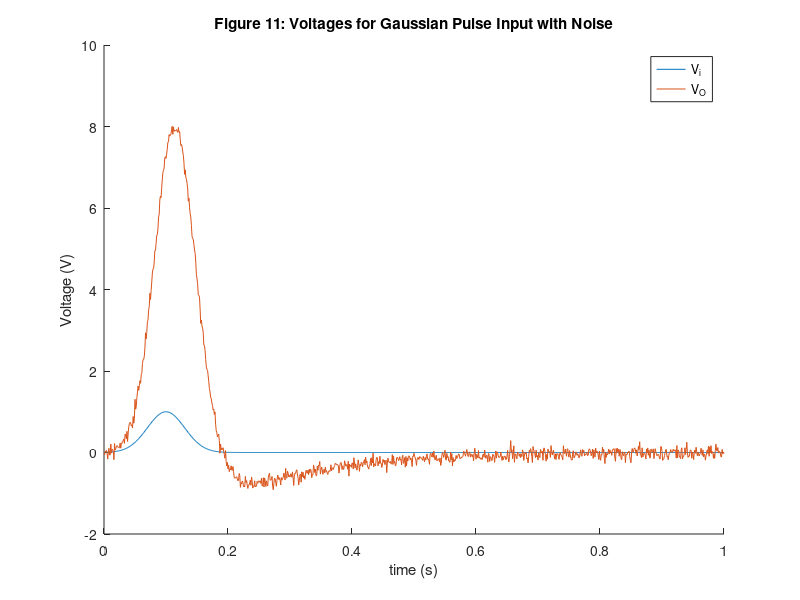
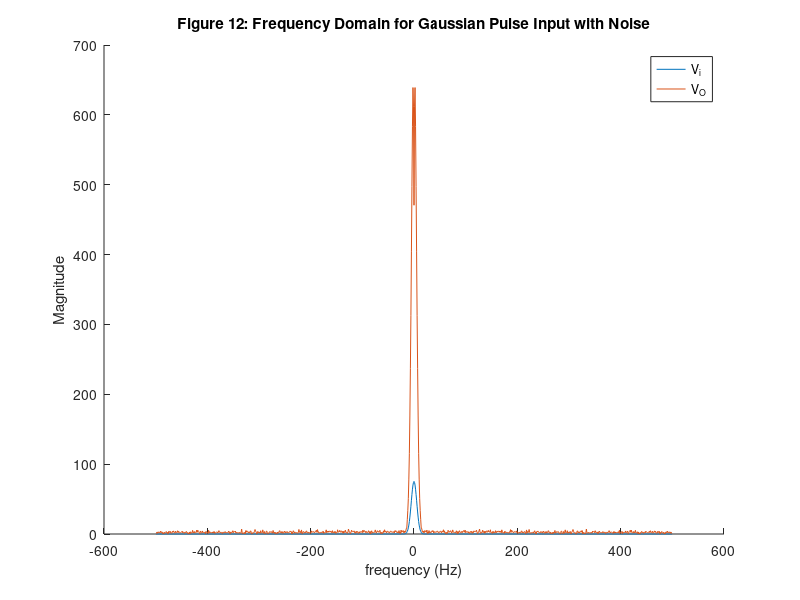
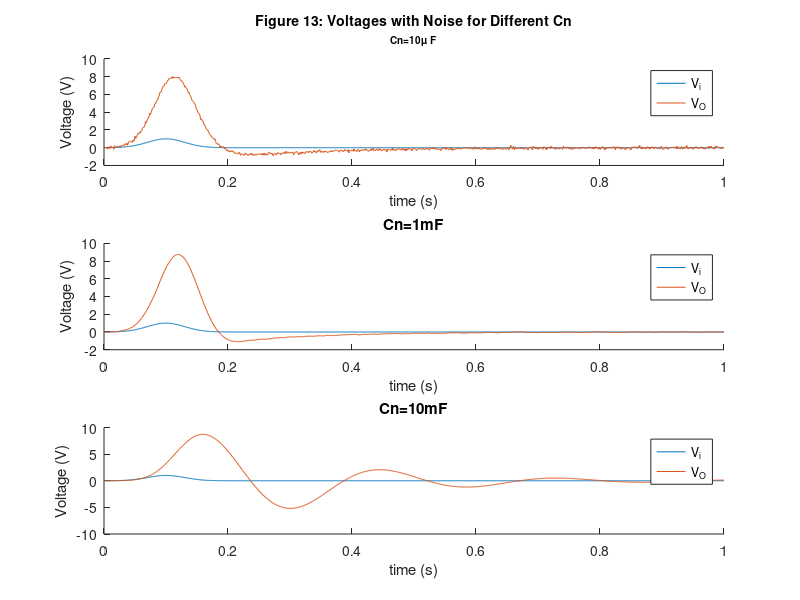
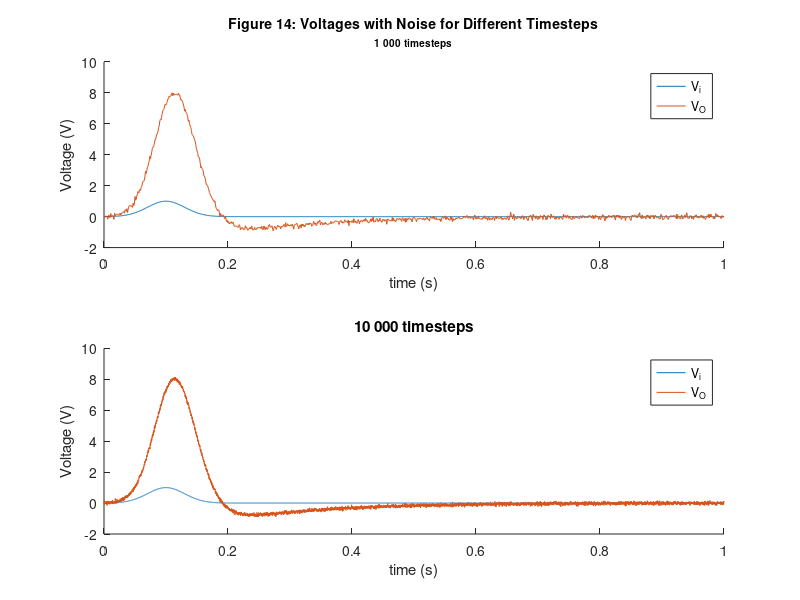

MATLAB code for these plots, in order:
% close all;
% clear all;
% clc;

% Parameters
R1 = 1;
R2 = 2;
R3 = 10;
R4 = 0.1;
RO = 1000;
C1 = 0.25;
L1 = 0.2;
alpha = 100;
Cn = 0.00001;

% V = [ V1; V2; V3; V4; V5; IL; In]
Vin=1;
G=zeros(6);
C=zeros(6);

%% V1
G(1,:)=[1 0 0 0 0 0]; % V1
C(1,:)=[0 0 0 0 0 0]; % V1

%% V2
G(2,:)=[(-1/R1) (1/R2+1/R1) 0 0 0 1]; 
C(2,:)=[-C1 +C1 0 0 0 0];

%% V3
G(3,:)=[0 0 1/R3 0 0 -1]; 
C(3,:)=[0 0 Cn 0 0 0]; 

%% V4
G(4,:)=[0 0 -1*alpha/R3 1 0 0]; 
C(4,:)=[0 0 0 0 0 0]; 

%% V5
G(5,:)=[0 0 0 -1/R4 (1/R4+1/RO) 0]; 
C(5,:)=[0 0 0 0 0 0];

%% V6
G(6,:)=[0 -1 1 0 0 0]; 
C(6,:)=[0 0 0 0 0 L1]; 


C

%% Q3
% C(2,:)=[-C1 +C1 0 0 0 0 0];
% F=[Vin; 0; 0; 0; 0; 0; 0];
% Vinit=G\F;

C(2,:)=[-C1 +C1 0 0 0 0];
timesteps=1000;
fulltime=1;
stepsize=fulltime/timesteps;
fs_Q2=1/stepsize;
n_Q2=timesteps+1;
fD_Q2=(-(n_Q2-1)/2:(n_Q2-1)/2)*(fs_Q2/n_Q2);
% initial
Data_Q2=zeros(3,3,timesteps+1);
Vold=[1; 0; 0; 0; 0; 0];

input_Q3=zeros(3,timesteps+1);
f_B=1/0.03;
for inputtype=1:3
    for ii=1:timesteps
        input_Q3(inputtype,ii)=exp(-(ii*stepsize-0.1)^2/(2*0.03^2));
    end
end

for inputtype=1:3

    if(inputtype==1)
        Cn_mod=Cn;
    elseif(inputtype==2)
        Cn_mod=Cn*100;
    else
        Cn_mod=Cn*1000;
    end
    C(3,:)=[0 0 Cn_mod 0 0 0]; 
    Vold=[0; 0; 0; 0; 0; 0];

    for ii=1:timesteps
        
        Vin=input_Q3(inputtype,ii);

        In=0.001*randn();
        F=[Vin; 0; -In; 0; 0; 0];
        Data_Q2(inputtype,1,ii+1)=ii*stepsize;
        Data_Q2(inputtype,2,ii+1)=Vin;
        
        A=C/stepsize+G;
        V=(A)\(C*Vold/stepsize+F);
        Data_Q2(inputtype,3,ii+1)=V(5);

        Vold=V;
    end
    
end
C(3,:)=[0 0 Cn 0 0 0]; 

jj=1;
Data_Q2_1=zeros(3,timesteps+1);
Data_Q2_1(:,:)=Data_Q2(jj,:,:);
figure(11)
hold on;
plot(Data_Q2_1(1,:),Data_Q2_1(2,:));
plot(Data_Q2_1(1,:),Data_Q2_1(3,:));
hold off;
legend('V_i','V_O');
title('Figure 11: Voltages for Gaussian Pulse Input with Noise');
ylabel('Voltage (V)');
xlabel('time (s)');

figure(12)
X=fft(Data_Q2_1(2,:));
Y=fft(Data_Q2_1(3,:));
hold on;
plot(fD_Q2,fftshift(abs(X)));
plot(fD_Q2,fftshift(abs(Y)));
hold off;
legend('V_i','V_O');
title('Figure 12: Frequency Domain for Gaussian Pulse Input with Noise');
ylabel('Magnitude');
xlabel('frequency (Hz)');

jj=1;
Data_Q2_1=zeros(3,timesteps+1);
Data_Q2_1(:,:)=Data_Q2(jj,:,:);
figure(13)
subplot(3,1,1)
hold on;
plot(Data_Q2_1(1,:),Data_Q2_1(2,:));
plot(Data_Q2_1(1,:),Data_Q2_1(3,:));
hold off;
legend('V_i','V_O');
title({'\fontsize{14}Figure 13: Voltages with Noise for Different Cn'; '\fontsize{10}Cn=10\mu F'});
ylabel('Voltage (V)');
xlabel('time (s)');

jj=2;
Data_Q2_2=zeros(3,timesteps+1);
Data_Q2_2(:,:)=Data_Q2(jj,:,:);
subplot(3,1,2)
hold on;
plot(Data_Q2_2(1,:),Data_Q2_2(2,:));
plot(Data_Q2_2(1,:),Data_Q2_2(3,:));
hold off;
legend('V_i','V_O');
title('Cn=1mF');
ylabel('Voltage (V)');
xlabel('time (s)');

jj=3;
Data_Q2_3=zeros(3,timesteps+1);
Data_Q2_3(:,:)=Data_Q2(jj,:,:);
subplot(3,1,3)
hold on;
plot(Data_Q2_3(1,:),Data_Q2_3(2,:));
plot(Data_Q2_3(1,:),Data_Q2_3(3,:));
hold off;
legend('V_i','V_O');
title('Cn=10mF');
ylabel('Voltage (V)');
xlabel('time (s)');


% figure(14)
% subplot(3,1,1)
% X=fft(Data_Q2_1(2,:));
% Y=fft(Data_Q2_1(3,:));
% hold on;
% plot(fftshift(abs(X)));
% plot(fftshift(abs(Y)));
% hold off;
% legend('V_i','V_O');
% title('Figure 8: Frequency Domain for Step Input');
% ylabel('Magnitude');
% xlabel('frequency (Hz)');
% 
% %figure(9)
% subplot(3,1,2)
% X=fft(Data_Q2_2(2,:));
% Y=fft(Data_Q2_2(3,:));
% hold on;
% plot(fftshift(abs(X)));
% plot(fftshift(abs(Y)));
% hold off;
% legend('V_i','V_O');
% title('Figure 9: Frequency Domain for Sinusoidal Input with f=33.3Hz');
% ylabel('Magnitude');
% xlabel('frequency (Hz)');
% 
% %figure(10)
% subplot(3,1,3)
% X=fft(Data_Q2_3(2,:));
% Y=fft(Data_Q2_3(3,:));
% hold on;
% plot(fftshift(abs(X)));
% plot(fftshift(abs(Y)));
% hold off;
% legend('V_i','V_O');
% title('Figure 10: Frequency Domain for Gaussian Pulse Input');
% ylabel('Magnitude');
% xlabel('frequency (Hz)');



%% Q3d Change Step
% C(2,:)=[-C1 +C1 0 0 0 0 0];
% F=[Vin; 0; 0; 0; 0; 0; 0];
% Vinit=G\F;

C(2,:)=[-C1 +C1 0 0 0 0];
timesteps_ALT=10000;
fulltime=1;
stepsize_ALT=fulltime/timesteps_ALT;
fs_Q3=1/stepsize_ALT;
n_Q3=timesteps_ALT+1;
fD_Q3=(-(n_Q3-1)/2:(n_Q3-1)/2)*(fs_Q3/n_Q3);
% initial
Data_Q2_ALT=zeros(3,3,timesteps_ALT+1);
Vold=[1; 0; 0; 0; 0; 0];

input_Q3_ALT=zeros(3,timesteps_ALT+1);
f_B=1/0.03;
for inputtype=1:1
    for ii=1:timesteps_ALT
        input_Q3_ALT(inputtype,ii)=exp(-(ii*stepsize_ALT-0.1)^2/(2*0.03^2));
    end
end

for inputtype=1:1
    C(3,:)=[0 0 Cn 0 0 0]; 

    Vold=[0; 0; 0; 0; 0; 0];

    for ii=1:timesteps_ALT
        
        Vin=input_Q3_ALT(inputtype,ii);

        In=0.001*randn();
        F=[Vin; 0; -In; 0; 0; 0];
        Data_Q2_ALT(inputtype,1,ii+1)=ii*stepsize_ALT;
        Data_Q2_ALT(inputtype,2,ii+1)=Vin;
        
        A=C/stepsize_ALT+G;
        V=(A)\(C*Vold/stepsize_ALT+F);
        Data_Q2_ALT(inputtype,3,ii+1)=V(5);

        Vold=V;
    end
    
end
C(3,:)=[0 0 Cn 0 0 0]; 


figure(15)
subplot(2,1,1)
jj=1;
Data_Q2_1=zeros(3,timesteps+1);
Data_Q2_1(:,:)=Data_Q2(jj,:,:);
hold on;
plot(Data_Q2_1(1,:),Data_Q2_1(2,:));
plot(Data_Q2_1(1,:),Data_Q2_1(3,:));
hold off;
legend('V_i','V_O');
title({'\fontsize{14}Figure 14: Voltages with Noise for Different Timesteps'; '\fontsize{10}1 000 timesteps'});
%title('Figure 14: Voltages for 1 000 timesteps');
ylabel('Voltage (V)');
xlabel('time (s)');

subplot(2,1,2)
jj=1;
Data_Q2_1_ALT=zeros(3,timesteps_ALT+1);
Data_Q2_1_ALT(:,:)=Data_Q2_ALT(jj,:,:);
hold on;
plot(Data_Q2_1_ALT(1,:),Data_Q2_1_ALT(2,:));
plot(Data_Q2_1_ALT(1,:),Data_Q2_1_ALT(3,:));
hold off;
legend('V_i','V_O');
title('10 000 timesteps');
ylabel('Voltage (V)');
xlabel('time (s)');

% figure(16)
% subplot(2,1,1)
% X=fft(Data_Q2_1(2,:));
% Y=fft(Data_Q2_1(3,:));
% hold on;
% plot(fD_Q2,fftshift(abs(X)));
% plot(fD_Q2,fftshift(abs(Y)));
% hold off;
% legend('V_i','V_O');
% title('Figure 8: Frequency Domain for Step Input');
% ylabel('Magnitude');
% xlabel('frequency (Hz)');
% 
% subplot(2,1,2)
% X_ALT=fft(Data_Q2_1_ALT(2,:));
% Y_ALT=fft(Data_Q2_1_ALT(3,:));
% hold on;
% % plot(fftshift(abs(X_ALT)));
% % plot(fftshift(abs(Y_ALT)));
% plot(fD_Q3,fftshift(abs(X_ALT)));
% plot(fD_Q3,fftshift(abs(Y_ALT)));
% hold off;
% legend('V_i','V_O');
% title('Figure 8: Frequency Domain for Step Input');
% ylabel('Magnitude');
% xlabel('frequency (Hz)');






